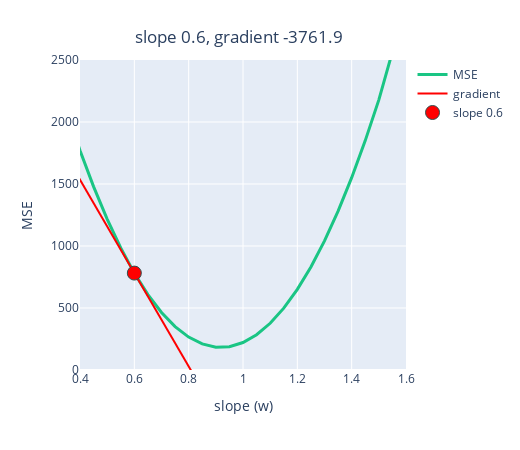

Notebook code for this chart:
### Code cell
plot_gradient_m(x,y,0.6,mse["w_1"],mse["MSE"],gradient)

### Figure 1 — Plotly figure (JSON) as saved in the notebook; plotly's stock layout.template omitted (floating-point values rounded to 4 significant figures)
{"data": [{"line": {"color": "#1ac584", "width": 3}, "mode": "lines", "name": "MSE", "type": "scatter", "x": [0.3, 0.35, 0.4, 0.45, 0.5, 0.55, 0.6, 0.65, 0.7, 0.75, 0.8, 0.85, 0.9, 0.95, 1.0, 1.05, 1.1, 1.15, 1.2, 1.25, 1.3, 1.35, 1.4, 1.45, 1.5, 1.55, 1.6, 1.65, 1.7, 1.75, 1.8, 1.85, 1.9, 1.95], "y": [2441.0, 2091.0, 1770.0, 1479.0, 1217.0, 984.4, 781.5, 608.2, 464.4, 350.1, 265.3, 210.1, 184.4, 188.2, 221.5, 284.4, 376.7, 498.6, 650.0, 831.0, 1041.0, 1281.0, 1551.0, 1850.0, 2179.0, 2537.0, 2924.0, 3341.0, 3788.0, 4264.0, 4770.0, 5305.0, 5870.0, 6464.0]}, {"line": {"color": "red", "width": 2}, "mode": "lines", "name": "gradient", "type": "scatter", "x": [0.3, 0.35, 0.4, 0.45, 0.5, 0.55, 0.6, 0.65, 0.7, 0.75, 0.8, 0.85, 0.9, 0.95, 1.0, 1.05, 1.1, 1.15, 1.2, 1.25, 1.3, 1.35, 1.4, 1.45, 1.5, 1.55, 1.6, 1.65, 1.7, 1.75, 1.8, 1.85, 1.9, 1.95], "y": [1910.0, 1722.0, 1534.0, 1346.0, 1158.0, 969.6, 781.5, 593.4, 405.3, 217.2, 29.14, -159.0, -347.0, -535.1, -723.2, -911.3, -1099.0, -1288.0, -1476.0, -1664.0, -1852.0, -2040.0, -2228.0, -2416.0, -2604.0, -2792.0, -2980.0, -3168.0, -3357.0, -3545.0, -3733.0, -3921.0, -4109.0, -4297.0]}, {"line": {"color": "red"}, "marker": {"line": {"color": "DarkSlateGrey", "width": 1}, "size": 14}, "mode": "markers", "name": "slope 0.6", "type": "scatter", "x": [0.6], "y": [781.5]}], "layout": {"height": 450, "margin": {"t": 60}, "title": {"text": "slope 0.6, gradient -3761.9", "x": 0.46, "y": 0.93}, "width": 520, "xaxis": {"dtick": 0.2, "range": [0.4, 1.6], "tick0": 0.4, "title": {"text": "slope (w)"}}, "yaxis": {"range": [0, 2500], "title": {"text": "MSE"}}}}
